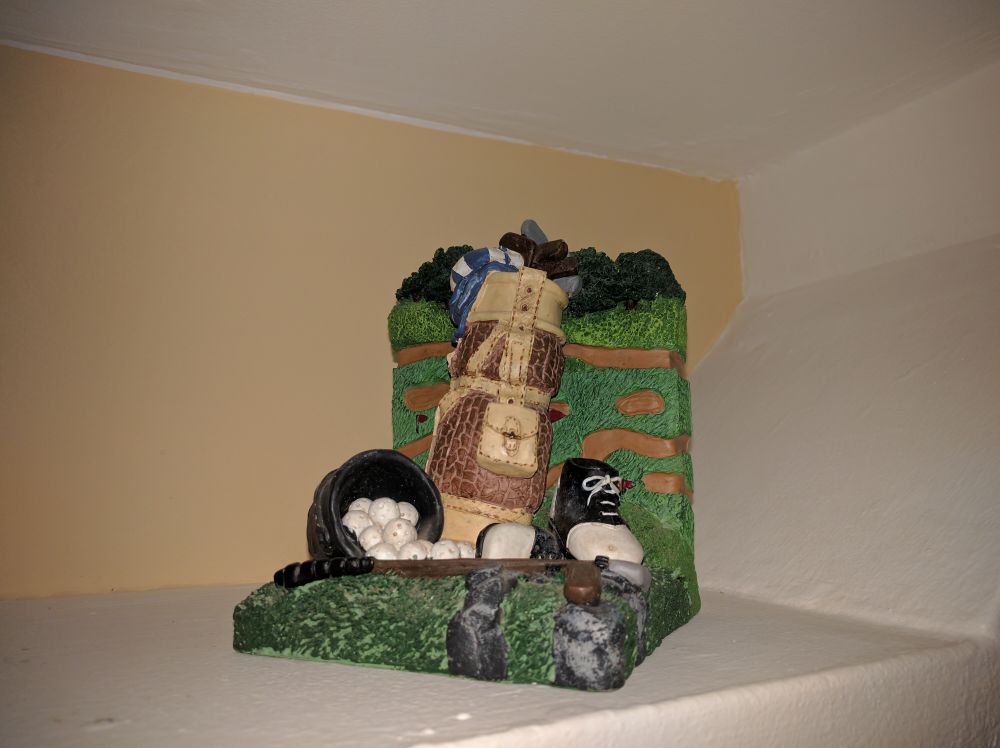
#> input picture Trabajo Francisco Marquez Chaves/Memoria/Imagenes/Camara/prueba.jpg, 4000 x 2992 px (shown at 1/4 size)
$ python experimentocamara.py   (older library calls are emulated)
#> lines starting #> are read from the running program, lines starting #| are printed output that depends on the picture; after the words box and inside, x2 and y2 are one past the last pixel; in counts of white or black regions, pixels touching at a corner belong together
from __future__ import print_function
from imutils.video import VideoStream
import imutils
#import serial
import time
from skimage.measure import compare_ssim as ssim
import matplotlib.pyplot as plt
import numpy as np
import cv2
import argparse#construct the argument parseand parse the argum

def auto_canny(image, sigma=0.33):
  # compute the median of the single channel pixel intensities
  v = np.median(image)

  # apply automatic Canny edge detection using the computed median
  lower = int(max(0, (1.0 - sigma) * v))
  upper = int(min(255, (1.0 + sigma) * v))
  edged = cv2.Canny(image, lower, upper)

  # return the edged image
  return edged

def mse(imageA, imageB):
  # the 'Mean Squared Error' between the two images is the
  # sum of the squared difference between the two images;
  # NOTE: the two images must have the same dimension
  err = np.sum((imageA.astype("float") - imageB.astype("float")) ** 2)
  err /= float(imageA.shape[0] * imageA.shape[1])

  # return the MSE, the lower the error, the more "similar"
  # the two images are
  return err

def compare_images(imageA, imageB, title):
  # compute the mean squared error and structural similarity
  # index for the images
  m = mse(imageA, imageB)
  s = ssim(imageA, imageB)

  # setup the figure
  fig = plt.figure(title)
  plt.suptitle("MSE: %.2f, SSIM: %.2f" % (m, s))

  # show first image
  ax = fig.add_subplot(1, 2, 1)
  plt.imshow(imageA, cmap = plt.cm.gray)
  plt.axis("off")

  # show the second image
  ax = fig.add_subplot(1, 2, 2)
  plt.imshow(imageB, cmap = plt.cm.gray)
  plt.axis("off")

  # show the images
  plt.show()

inicial=cv2.imread("prueba.jpg")
#> inicial is the input picture: shape (2992, 4000, 3); mean B, G, R 101.1, 121.7, 137.1
#inicial = imutils.resize(inicial, width=500)
gris = cv2.cvtColor(inicial, cv2.COLOR_BGR2GRAY)
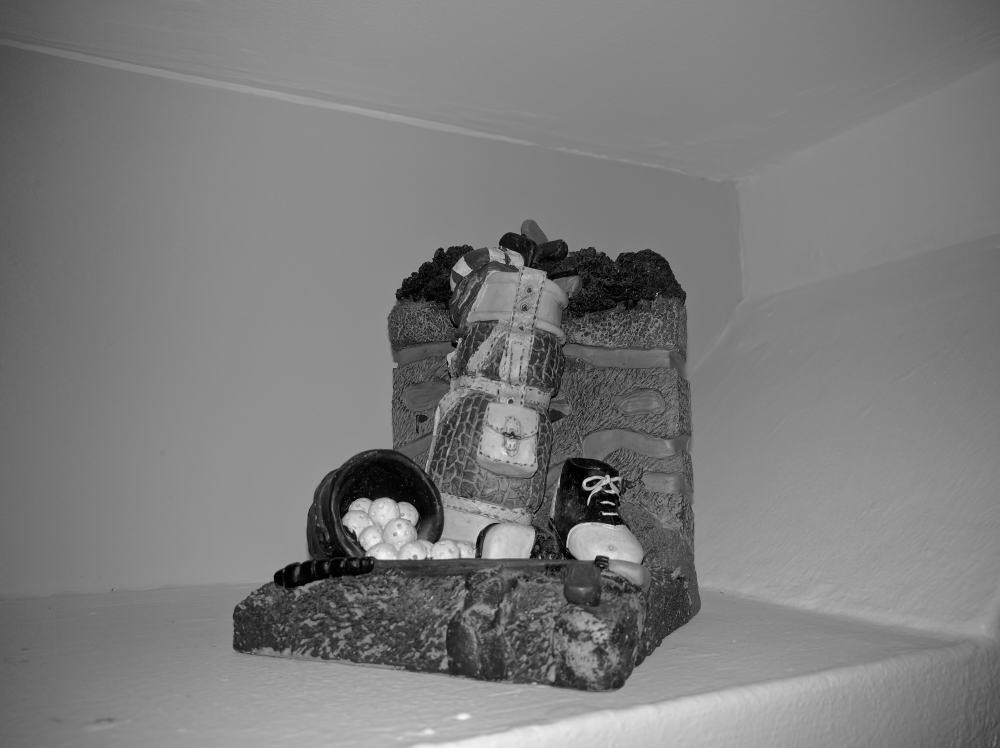
#> gris: shape (2992, 4000) (shown at 1/4 size); min 0, max 252, mean 124

blur = cv2.GaussianBlur(inicial, (9, 9), 0)
blur2 = cv2.GaussianBlur(gris, (9, 9), 0)

canny = auto_canny(inicial)
#> in auto_canny, `v = np.median(image)`: v = 127
#> in auto_canny, `lower = int(max(0, (1.0 - sigma) * v))`: lower = 85
#> in auto_canny, `upper = int(min(255, (1.0 + sigma) * v))`: upper = 168
#> in auto_canny, `edged = cv2.Canny(image, lower, upper)`:
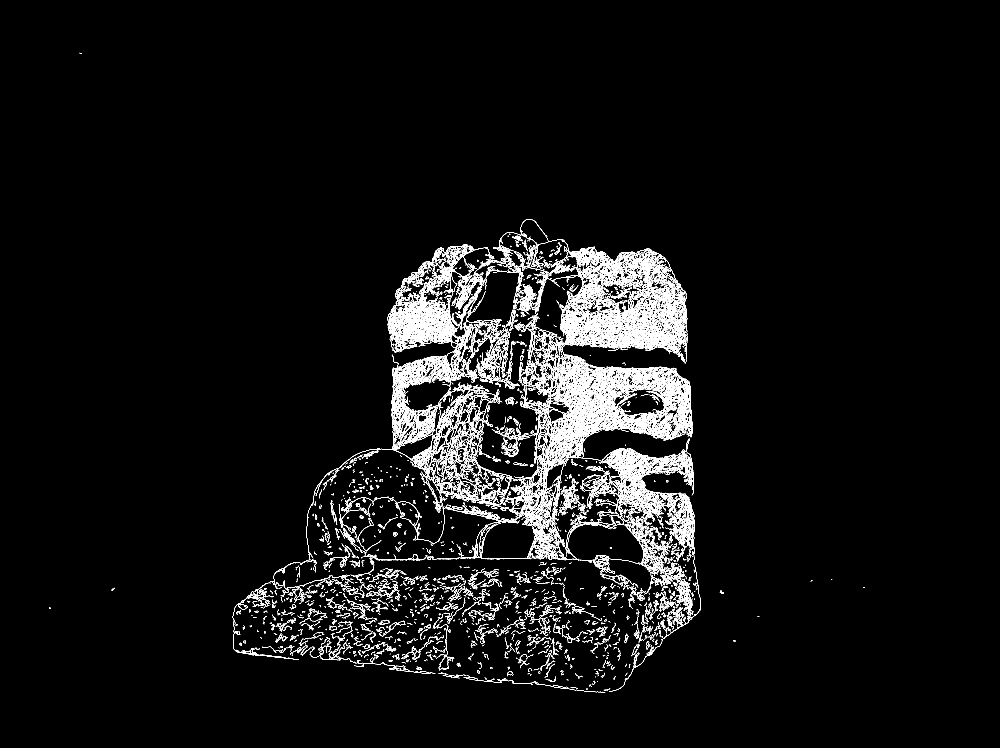
#> edged: shape (2992, 4000) (shown at 1/4 size); 2.7% white in thin lines or dots, all inside (x1, y1, x2, y2) = (196, 211, 3458, 2770)
canny1 = auto_canny(gris)
#> call 2 of auto_canny, with sigma = 0.33
#> in auto_canny (call 2), `v = np.median(image)`: v = 131
#> in auto_canny (call 2), `lower = int(max(0, (1.0 - sigma) * v))`: lower = 87
#> in auto_canny (call 2), `upper = int(min(255, (1.0 + sigma) * v))`: upper = 174
#> in auto_canny (call 2), `edged = cv2.Canny(image, lower, upper)`:
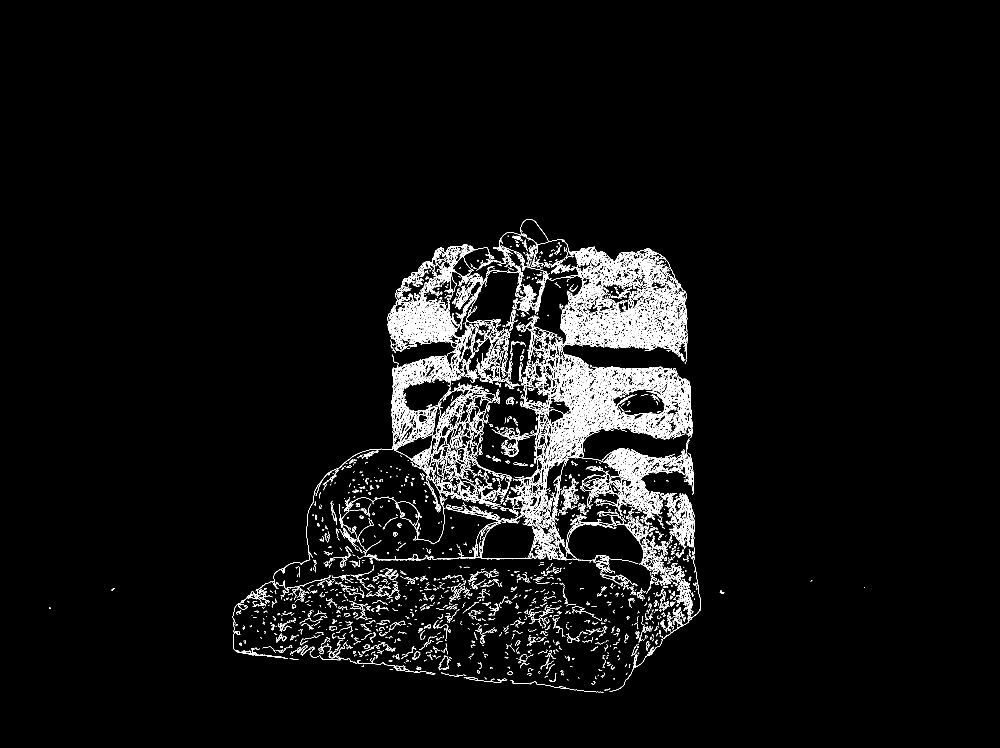
#> edged: shape (2992, 4000) (shown at 1/4 size); 2.4% white in thin lines or dots, all inside (x1, y1, x2, y2) = (196, 877, 3458, 2770)
canny2 = auto_canny(blur)
#> call 3 of auto_canny, with sigma = 0.33
#> in auto_canny (call 3), `v = np.median(image)`: v = 127
#> in auto_canny (call 3), `lower = int(max(0, (1.0 - sigma) * v))`: lower = 85
#> in auto_canny (call 3), `upper = int(min(255, (1.0 + sigma) * v))`: upper = 168
#> in auto_canny (call 3), `edged = cv2.Canny(image, lower, upper)`:
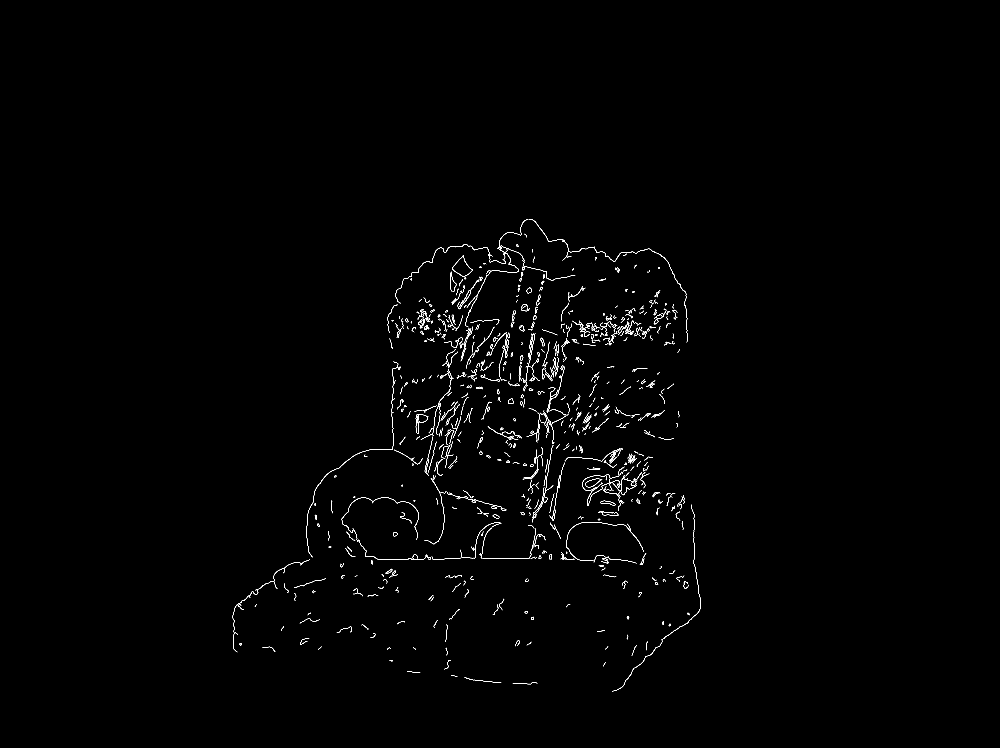
#> edged: shape (2992, 4000) (shown at 1/4 size); 0.39% white in thin lines or dots, all inside (x1, y1, x2, y2) = (931, 877, 2804, 2766)
canny3 = auto_canny(blur2)
#> call 4 of auto_canny, with sigma = 0.33
#> in auto_canny (call 4), `v = np.median(image)`: v = 131
#> in auto_canny (call 4), `lower = int(max(0, (1.0 - sigma) * v))`: lower = 87
#> in auto_canny (call 4), `upper = int(min(255, (1.0 + sigma) * v))`: upper = 174
#> in auto_canny (call 4), `edged = cv2.Canny(image, lower, upper)`:
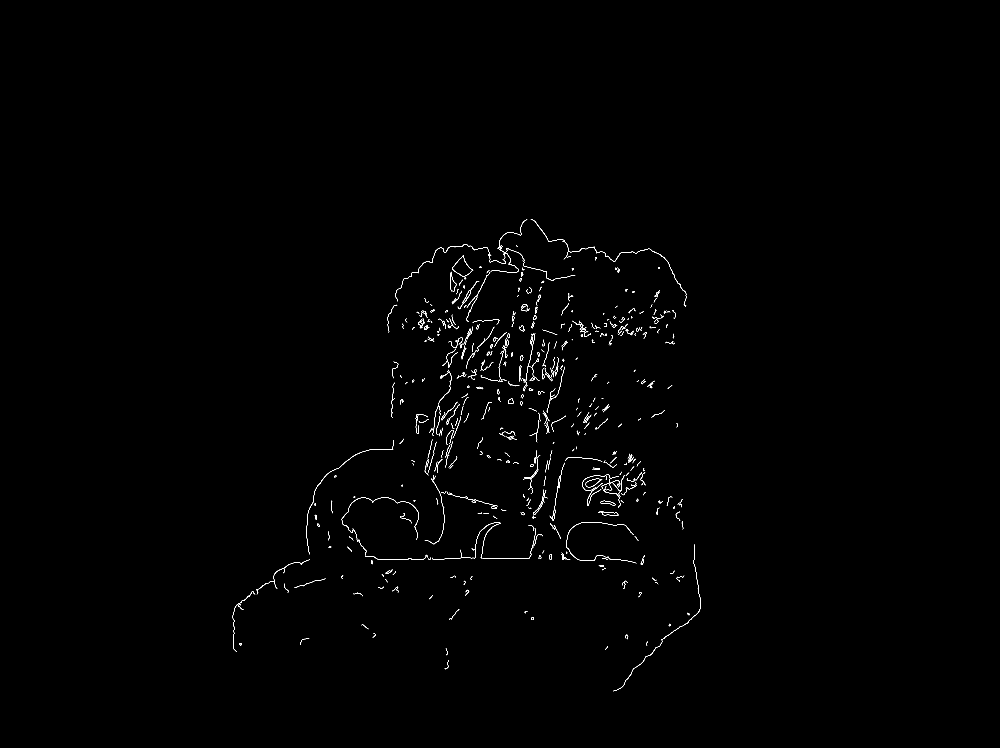
#> edged: shape (2992, 4000) (shown at 1/4 size); 0.27% white in thin lines or dots, all inside (x1, y1, x2, y2) = (931, 878, 2804, 2765)


while True:

  cv2.imshow("Original", inicial)
  cv2.imshow("Gris", gris)
  cv2.imshow("Desenfoque color", blur)
  cv2.imshow("Desenfoque gris", blur2)
  cv2.imshow("Contorno sin desenfoque color", canny)
  cv2.imshow("Contorno sin desenfoque gris", canny1)
  cv2.imshow("Contorno con desenfoque color", canny2)
  cv2.imshow("Contorno con desenfoque gris", canny3)


  key = cv2.waitKey(1) & 0xFF
#> (key q is pressed here)
  if key == ord("q"):

    break

# do a bit of cleanup
cv2.destroyAllWindows()
